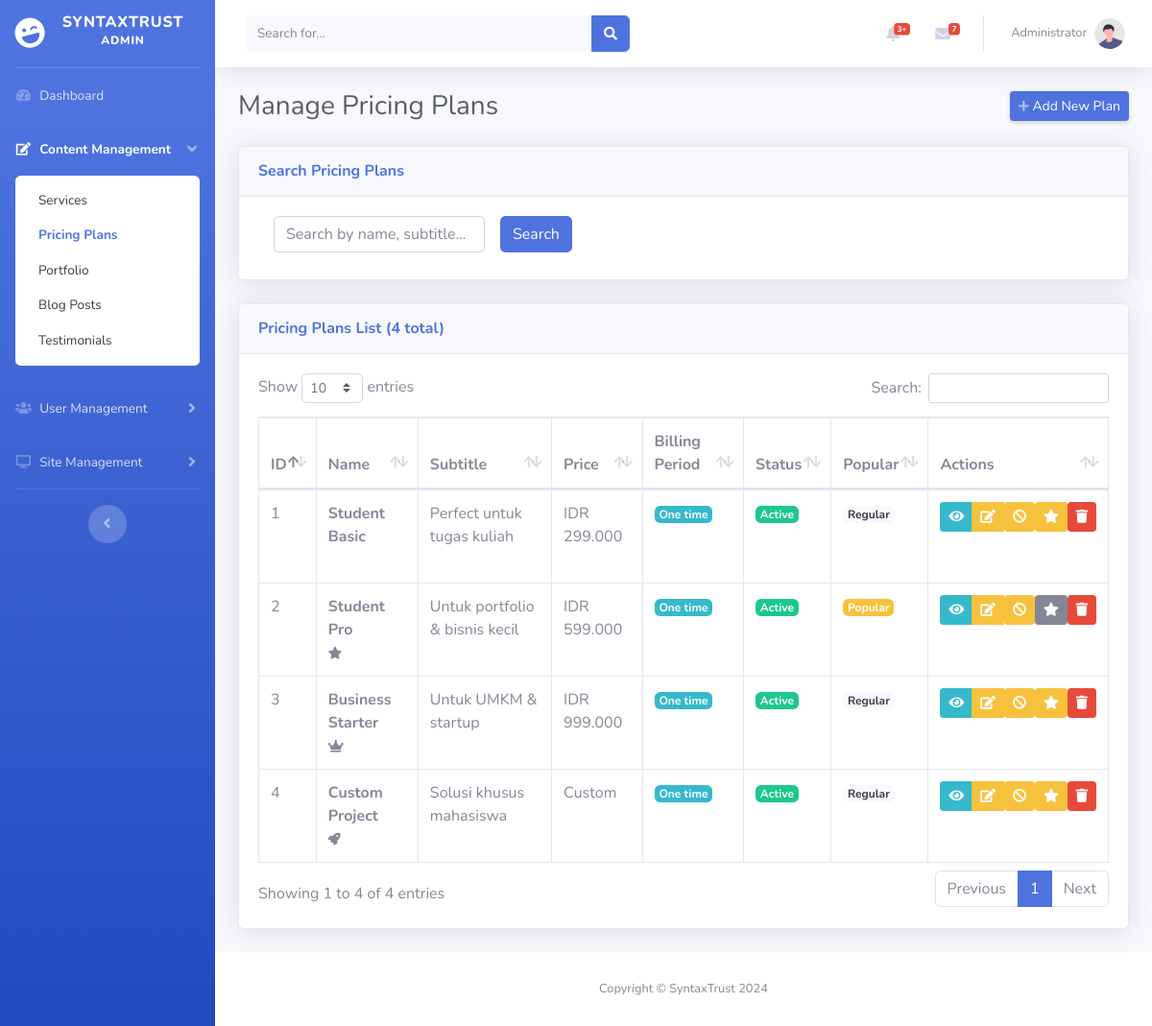
Screenshot of /manage_pricing_plans.php (signed in) with the database file from the repository.
### tables this page shows
CREATE TABLE pricing_plans (
    id INT PRIMARY KEY AUTO_INCREMENT,
    name VARCHAR(100) NOT NULL,
    subtitle VARCHAR(255),
    price DECIMAL(10,2) NOT NULL,
    currency VARCHAR(3) DEFAULT 'IDR',
    billing_period ENUM('monthly', 'yearly', 'one_time') DEFAULT 'monthly',
    description TEXT,
    features JSON,
    delivery_time VARCHAR(50),
    technologies JSON,
    color VARCHAR(100),
    icon VARCHAR(50),
    is_popular BOOLEAN DEFAULT FALSE,
    is_active BOOLEAN DEFAULT TRUE,
    sort_order INT DEFAULT 0,
    created_at TIMESTAMP DEFAULT CURRENT_TIMESTAMP,
    updated_at TIMESTAMP DEFAULT CURRENT_TIMESTAMP ON UPDATE CURRENT_TIMESTAMP,
    INDEX idx_is_popular (is_popular),
    INDEX idx_is_active (is_active)
);

### manage_pricing_plans.php (the view, shortened to what this page needs)
<?php
require_once 'config/database.php';
$search = isset($_GET['search']) ? $_GET['search'] : '';
$page = isset($_GET['page']) ? (int)$_GET['page'] : 1;
$limit = 10;
$offset = ($page - 1) * $limit;
$where_clause = "";
$params = [];
$count_sql = "SELECT COUNT(*) as total FROM pricing_plans $where_clause";
$stmt = $pdo->prepare($count_sql);
$stmt->execute($params);
$total_records = $stmt->fetch(PDO::FETCH_ASSOC)['total'];
$sql = "SELECT * FROM pricing_plans $where_clause ORDER BY sort_order ASC, created_at DESC LIMIT $limit OFFSET $offset";
$stmt = $pdo->prepare($sql);
$stmt->execute($params);
$pricing_plans = $stmt->fetchAll(PDO::FETCH_ASSOC);
require_once 'includes/header.php';
?>
<body id="page-top">
    <div id="wrapper">
        <?php require_once 'includes/sidebar.php'; ?>
        <div id="content-wrapper" class="d-flex flex-column">
            <div id="content">
                <?php require_once 'includes/topbar.php'; ?>
                <div class="container-fluid">
                    <div class="d-sm-flex align-items-center justify-content-between mb-4">
                        <h1 class="h3 mb-0 text-gray-800">Manage Pricing Plans</h1>
                        <a href="#" class="d-none d-sm-inline-block btn btn-sm btn-primary shadow-sm" data-toggle="modal" data-target="#addPlanModal">
                            <i class="fas fa-plus fa-sm text-white-50"></i> Add New Plan
                        </a>
                    </div>
                    <div class="card shadow mb-4">
                        <div class="card-header py-3">
                            <h6 class="m-0 font-weight-bold text-primary">Search Pricing Plans</h6>
                        </div>
                        <div class="card-body">
                            <form method="GET" class="form-inline">
                                <div class="form-group mx-sm-3 mb-2">
                                    <input type="text" class="form-control" name="search" placeholder="Search by name, subtitle..." value="<?php echo htmlspecialchars($search); ?>">
                                </div>
                                <button type="submit" class="btn btn-primary mb-2">Search</button>
                            </form>
                        </div>
                    </div>
                    <div class="card shadow mb-4">
                        <div class="card-header py-3">
                            <h6 class="m-0 font-weight-bold text-primary">Pricing Plans List (<?php echo $total_records; ?> total)</h6>
                        </div>
                        <div class="card-body">
                            <div class="table-responsive">
                                <table class="table table-bordered" id="dataTable" width="100%" cellspacing="0">
                                    <thead>
                                        <tr>
                                            <th>ID</th>
                                            <th>Name</th>
                                            <th>Subtitle</th>
                                            <th>Price</th>
                                            <th>Billing Period</th>
                                            <th>Status</th>
                                            <th>Popular</th>
                                            <th>Actions</th>
                                        </tr>
                                    </thead>
                                    <tbody>
                                        <?php foreach ($pricing_plans as $plan): ?>
                                            <tr>
                                                <td><?php echo $plan['id']; ?></td>
                                                <td>
                                                    <strong><?php echo htmlspecialchars($plan['name']); ?></strong>
                                                    <?php if (!empty($plan['icon'])): ?>
                                                        <br><small class="text-muted"><i class="fas fa-<?php echo htmlspecialchars($plan['icon']); ?>"></i></small>
                                                    <?php endif; ?>
                                                </td>
                                                <td><?php echo htmlspecialchars($plan['subtitle'] ?? ''); ?></td>
                                                <td>
                                                    <?php if ($plan['price'] > 0): ?>
                                                        <?php echo $plan['currency']; ?> <?php echo number_format($plan['price'], 0, ',', '.'); ?>
                                                    <?php else: ?>
                                                        <span class="text-muted">Custom</span>
                                                    <?php endif; ?>
                                                </td>
                                                <td>
                                                    <span class="badge badge-info">
                                                        <?php echo ucfirst(str_replace('_', ' ', $plan['billing_period'])); ?>
                                                    </span>
                                                </td>
                                                <td>
                                                    <span class="badge badge-<?php echo $plan['is_active'] ? 'success' : 'secondary'; ?>">
                                                        <?php echo $plan['is_active'] ? 'Active' : 'Inactive'; ?>
                                                    </span>
                                                </td>
                                                <td>
                                                    <span class="badge badge-<?php echo $plan['is_popular'] ? 'warning' : 'light'; ?>">
                                                        <?php echo $plan['is_popular'] ? 'Popular' : 'Regular'; ?>
                                                    </span>
                                                </td>
                                                <td>
                                                    <div class="btn-group" role="group">
                                                        <button type="button" class="btn btn-sm btn-info" data-toggle="modal" data-target="#viewPlanModal<?php echo $plan['id']; ?>">
                                                            <i class="fas fa-eye"></i>
                                                        </button>
                                                        <button type="button" class="btn btn-sm btn-warning" data-toggle="modal" data-target="#editPlanModal<?php echo $plan['id']; ?>">
                                                            <i class="fas fa-edit"></i>
                                                        </button>
                                                        <form method="POST" style="display: inline;" onsubmit="return confirm('Are you sure you want to toggle this plan\'s status?')">
                                                            <button type="submit" name="toggle_status" class="btn btn-sm btn-<?php echo $plan['is_active'] ? 'warning' : 'success'; ?>">
                                                                <i class="fas fa-<?php echo $plan['is_active'] ? 'ban' : 'check'; ?>"></i>
                                                            </button>
                                                        </form>
                                                        <form method="POST" style="display: inline;" onsubmit="return confirm('Are you sure you want to toggle popular status?')">
                                                            <button type="submit" name="toggle_popular" class="btn btn-sm btn-<?php echo $plan['is_popular'] ? 'secondary' : 'warning'; ?>">
                                                                <i class="fas fa-star"></i>
                                                            </button>
                                                        </form>
                                                        <form method="POST" style="display: inline;" onsubmit="return confirm('Are you sure you want to delete this pricing plan? This action cannot be undone.')">
                                                            <button type="submit" name="delete_plan" class="btn btn-sm btn-danger">
                                                                <i class="fas fa-trash"></i>
                                                            </button>
                                                        </form>
                                                    </div>
                                                </td>
                                            </tr>
                                        <?php endforeach; ?>
                                    </tbody>
                                </table>
                            </div>
                        </div>
                    </div>
                </div>
            </div>
            <?php require_once 'includes/footer.php'; ?>
        </div>
    </div>
</body>
</html>

### rows the page displays
pricing_plans: id "1", name "Student Basic", subtitle "Perfect untuk tugas kuliah", currency "IDR", price "299.000", billing_period "One time", is_active "Active", is_popular "Regular"
pricing_plans: id "2", name "Student Pro", subtitle "Untuk portfolio & bisnis kecil", currency "IDR", price "599.000", billing_period "One time", is_active "Active", is_popular "Popular"
pricing_plans: id "3", name "Business Starter", subtitle "Untuk UMKM & startup", currency "IDR", price "999.000", billing_period "One time", is_active "Active", is_popular "Regular"
pricing_plans: id "4", name "Custom Project", subtitle "Solusi khusus mahasiswa", price "Custom", billing_period "One time", is_active "Active", is_popular "Regular"

### other values shown
$group['title'] "Content Management"
$page_name "Services"
$page_name "Pricing Plans"
$page_name "Portfolio"
$page_name "Blog Posts"
$page_name "Testimonials"
$group['title'] "User Management"
$group['title'] "Site Management"
$_SESSION['user_name'] "Administrator"
$total_records "4"
